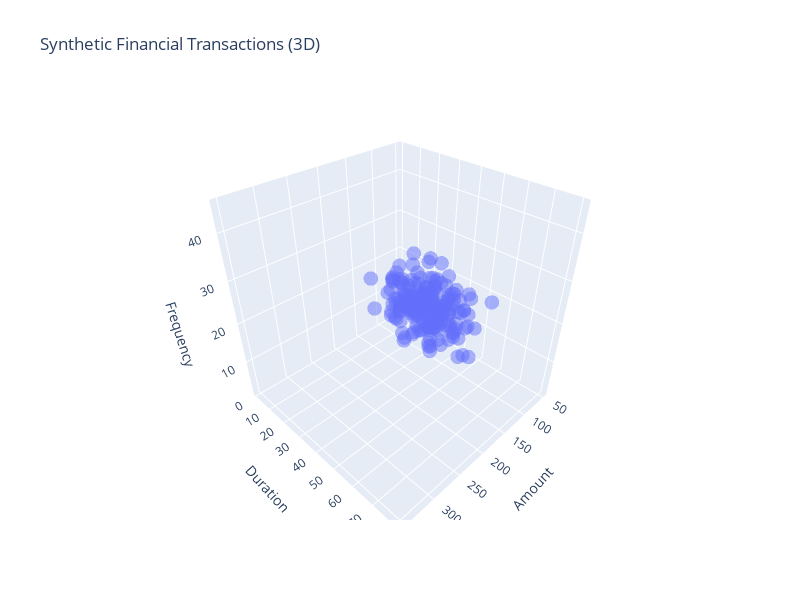

Notebook code for this chart:
### Code cell
fig = px.scatter_3d(df, x='Amount', y='Duration', z='Frequency', 
                    title='Synthetic Financial Transactions (3D)',
                    opacity=0.5)
fig.update_traces(marker=dict(size=5))
fig.update_layout(width=800, height=600)  # Adjust width and height as needed
fig.show()

### Figure 1 — Plotly figure (JSON) as saved in the notebook; plotly's stock layout.template omitted (floating-point values rounded to 4 significant figures; data arrays with more than 128 entries replaced by an {"elided": "..."} marker saying what was removed)
{"data": [{"hovertemplate": "Amount=%{x}<br>Duration=%{y}<br>Frequency=%{z}<extra></extra>", "legendgroup": "", "marker": {"color": "#636efa", "opacity": 0.5, "size": 5, "symbol": "circle"}, "mode": "markers", "name": "", "scene": "scene", "showlegend": false, "type": "scatter3d", "x": {"elided": "203 float values"}, "y": {"elided": "203 float values"}, "z": {"elided": "203 float values"}}], "layout": {"height": 600, "legend": {"tracegroupgap": 0}, "scene": {"aspectmode": "auto", "aspectratio": {"x": 1, "y": 1, "z": 1}, "domain": {"x": [0, 1], "y": [0, 1]}, "xaxis": {"title": {"text": "Amount"}, "type": "linear"}, "yaxis": {"title": {"text": "Duration"}, "type": "linear"}, "zaxis": {"title": {"text": "Frequency"}, "type": "linear"}}, "title": {"text": "Synthetic Financial Transactions (3D)"}, "width": 800}}
